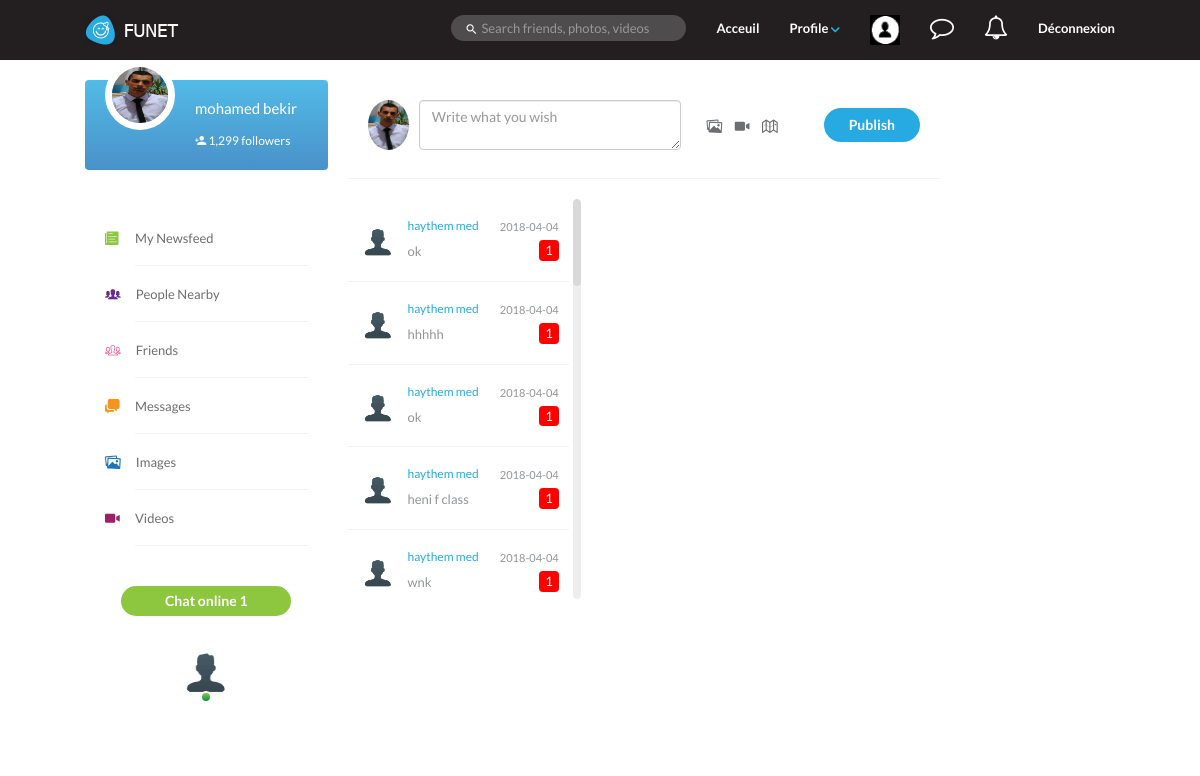
The page /Font-office/hismessages.php (signed in) on the database its author committed.
### tables this page shows
CREATE TABLE `membre` (
  `id_membre` int(11) NOT NULL,
  `email` varchar(50) NOT NULL,
  `password` varchar(50) NOT NULL,
  `nom` varchar(50) NOT NULL,
  `prenom` varchar(50) NOT NULL,
  `date_naissance` date NOT NULL,
  `Sexe` varchar(10) NOT NULL,
  `ville` varchar(50) NOT NULL,
  `url_photo_profil` varchar(255) NOT NULL,
  `url_photo_couverture` varchar(255) NOT NULL,
  `login` int(11) NOT NULL,
  `logout` int(11) NOT NULL
);

CREATE TABLE `message` (
  `id_message` int(11) NOT NULL,
  `contenu` varchar(255) NOT NULL,
  `id_dest` int(11) NOT NULL,
  `id_exp` int(11) NOT NULL,
  `date` date NOT NULL
);

### Font-office/hismessages.php (the view, shortened to what this page needs)
<?php
$db = mysqli_connect("localhost", "root", "", "funet");
$email=$_SESSION["email"];
$result = mysqli_query($db, "SELECT * FROM membre where email='$email'");
   while ($ligne = mysqli_fetch_array($result)) {
    $img=$ligne[8];
    $nom=$ligne[3]." ".$ligne[4];
    }
?>
<!DOCTYPE html>
<html lang="en">
<head>
		<link rel="stylesheet" href="css/bootstrap.min.css" />
    <link rel="stylesheet" href="css/jquery.scrollbar.css" />
		<link rel="stylesheet" href="css/style.css" />
		<link rel="stylesheet" href="css/ionicons.min.css" />
    <link rel="stylesheet" href="css/font-awesome.min.css" />
    <link href="css/emoji.css" rel="stylesheet">
	</head>
  <body>
   <?php
     include("menu.php");
     ?>
    <div id="page-contents">
    	<div class="container">
    		<div class="row">
          <div class="col-md-3 static">
            <div class="profile-card">
              <?php echo " <img class='profile-photo'  src='avatar/Profile/".$img."' >";?>
              <h5><a href="timeline.html" class="text-white"><?php echo $nom;  ?></a></h5>
              <a href="#" class="text-white"><i class="ion ion-android-person-add"></i> 1,299 followers</a>
            </div>
            <ul class="nav-news-feed">
              <li><i class="icon ion-ios-paper"></i><div><a href="newsfeed.html">My Newsfeed</a></div></li>
              <li><i class="icon ion-ios-people"></i><div><a href="newsfeed-people-nearby.html">People Nearby</a></div></li>
              <li><i class="icon ion-ios-people-outline"></i><div><a href="newsfeed-friends.html">Friends</a></div></li>
              <li><i class="icon ion-chatboxes"></i><div><a href="newsfeed-messages.html">Messages</a></div></li>
              <li><i class="icon ion-images"></i><div><a href="newsfeed-images.html">Images</a></div></li>
              <li><i class="icon ion-ios-videocam"></i><div><a href="newsfeed-videos.html">Videos</a></div></li>
            </ul>
            <?php  include("discussion.php") ?>
          </div>
    			<div class="col-md-7">
            <?php
            include("Publish.php");
            ?>
            <div class="chat-room">
              <div  class="row">
                <div class="col-md-5">
                  <ul class="nav nav-tabs contact-list scrollbar-wrapper scrollbar-outer">
                    <?php
$result = mysqli_query($db, "select * from message where (id_dest='$id' or   id_exp='$id') order by date desc");
while ($row = mysqli_fetch_array($result)) {
?>
                    <li>
                      <?php
                      if($row["id_exp"]==$id){
                      $id_g=$row["id_dest"];
                        }
                        else{
                          $id_g=$row["id_exp"];
                        }
$result1 = mysqli_query($db, "select * from membre where id_membre='$id_g'");
while ($row1 = mysqli_fetch_array($result1)) {
?>
                      <a href="#contact-<?php echo $row['id_message']; ?>" data-toggle="tab">
                        <div class="contact">
      <?php echo " <img class='profile-photo-sm pull-left' alt='user' src='avatar/Profile/".$row1["url_photo_profil"]."' >";?>
                        	<div class="msg-preview">
                        		<h6><?php echo $row1["nom"]." ".$row1["prenom"]; ?></h6>
                            <?php } ?>
                        		<p class="text-muted"><?php echo $row["contenu"]; ?></p>
                            <small class="text-muted"><?php echo $row["date"]; ?></small>
                            <div class="chat-alert">1</div>
                        	</div>
                        </div>
                      </a>
                    </li>
                   <?php } ?>
                  </ul>
                </div>
                <div class="col-md-7">
                               <?php
$result2 = mysqli_query($db, "select * from message where (id_dest='$id' or   id_exp='$id') order by date desc");
while ($row2 = mysqli_fetch_array($result2)) {
?>
                  <div class="tab-content scrollbar-wrapper wrapper scrollbar-outer">
                        <?php } ?>
                  </div>
            </div>
    	</div>
  </body>
</html>

### Font-office/menu.php (shortened to what this page needs)
<?php
$imgicon="img.jpg";
?>
<!DOCTYPE html>
<html lang="en">
<head>
		<link rel="stylesheet" href="css/bootstrap.min.css" />
		<link rel="stylesheet" href="css/style.css" />
		<link rel="stylesheet" href="css/ionicons.min.css" />
    <link rel="stylesheet" href="css/font-awesome.min.css" />
	</head>
  <body>
		<header id="header">
      <nav class="navbar navbar-default navbar-fixed-top menu">
        <div class="container">
          <div class="navbar-header">
            <a class="navbar-brand" href="home.php"><img src="images/log.png" alt="logo" /></a>
          </div>
          <div class="collapse navbar-collapse" id="bs-example-navbar-collapse-1">
            <ul class="nav navbar-nav navbar-right main-menu">
              <li class="dropdown">
                <a href="home.php"  aria-haspopup="true" aria-expanded="false">Acceuil </a>
              </li>
              <li class="dropdown">
                <a href="#" class="dropdown-toggle" data-toggle="dropdown" role="button" aria-haspopup="true" aria-expanded="false">Profile <span><img src="images/down-arrow.png" alt="" /></span></a>
              </li>
					<li class="dropdown">
				<a href="#" class="dropdown-toggle" data-toggle="dropdown" role="button"  >
				<span><?php echo "<img id='btnimg' src='images/$imgicon' width='30' height='30'>"; ?></span></a>
				</li>
              <li class="dropdown"><a href="hismessages.php"><i class="fa fa-comment-o" style="font-size:24px"></i></a></li>
              <li class="dropdown"><a href="notification.php"><i class="fa fa-bell-o" style="font-size:24px"></i></a></li>
              <li class="dropdown"><a href="deconnexion.php">Déconnexion</a></li>
            </ul>
            <form class="navbar-form navbar-right hidden-sm" method="POST" action="recherche.php">
              <div class="form-group">
                <i class="icon ion-android-search"></i>
                <input type="text" class="form-control" name="rechecher" placeholder="Search friends, photos, videos">
              </div>
            </form>
          </div>
        </div>
      </nav>
    </header>
  </body>
</html>

### Font-office/discussion.php
               <div id="chat-block">
            <?php
$sql = "SELECT DISTINCT(m.email),m.id_membre,m.url_photo_profil,m.nom,m.prenom FROM invitation i , membre m WHERE (sender LIKE '$email' OR receiver LIKE '$email') AND stat LIKE 'friend' and (m.email=i.sender or m.email=i.receiver) and (m.login-m.logout)>0 and m.email <> '$email' ";
              $result = $db->query($sql);
            $count =$result->num_rows ;
 ?>
              <div class="title">Chat online <?php echo  $count ;?> </div>
              <ul class="online-users list-inline">
                  <?php
                  while($row= $result->fetch_assoc())
              {
                  ?>
       <li><a href="messages.php?id_membre=<?php echo $row['id_membre']; ?>" title="<?php echo $row['nom']." ".$row['prenom']; ?>">
  <?php echo " <img class='img-responsive profile-photo' alt='user' src='avatar/Profile/".$row["url_photo_profil"]."' >";?>
                  <span class="online-dot"></span></a>
                  <?php } ?>
                </li>
              </ul>
            </div>

### Font-office/Publish.php (shortened to what this page needs)
<?php
 $db = mysqli_connect("localhost", "root", "", "funet");
$email=$_SESSION["email"];
$id=$_SESSION["id_membre"];
$result = mysqli_query($db, "SELECT * FROM membre where email='$email'");
   while ($ligne = mysqli_fetch_array($result)) {
    $img=$ligne[8];
    }
?>
<form method="POST" action="action/publication.php" enctype="multipart/form-data">
<div class="create-post">
            	<div class="row">
            		<div class="col-md-7 col-sm-7">
                  <div class="form-group">
          <?php echo " <img class='profile-photo-md'  src='avatar/Profile/".$img."' >";?>
                    <textarea name="statut" id="exampleTextarea" cols="30" rows="1" class="form-control" placeholder="Write what you wish"></textarea>
                  </div>
                </div>
            		<div class="col-md-5 col-sm-5">
                  <div class="tools">
                    <ul class="publishing-tools list-inline">
                      <li ><a href="#"><i id="images"  class="ion-images"></i></a></li>
                      <li ><a href="#"><i id="videos" class="ion-ios-videocam"></i></a></li>
                      <li><a href="#"><i class="ion-map"></i></a></li>
                    </ul>
                    <button class="btn btn-primary pull-right" name="upload">Publish</button>
                  </div>
                </div>
            	</div>
            </div>
            </form>

### rows shown on the page
membre: url_photo_profil (picture), nom "mohamed bekir"
membre: url_photo_profil (placeholder picture), nom "haythem", prenom "med"
message: contenu "ok", date "2018-04-04"
message: contenu "hhhhh", date "2018-04-04"
message: contenu "ok", date "2018-04-04"
message: contenu "heni f class", date "2018-04-04"
message: contenu "wnk", date "2018-04-04"

### other values the page prints
$count "1"
